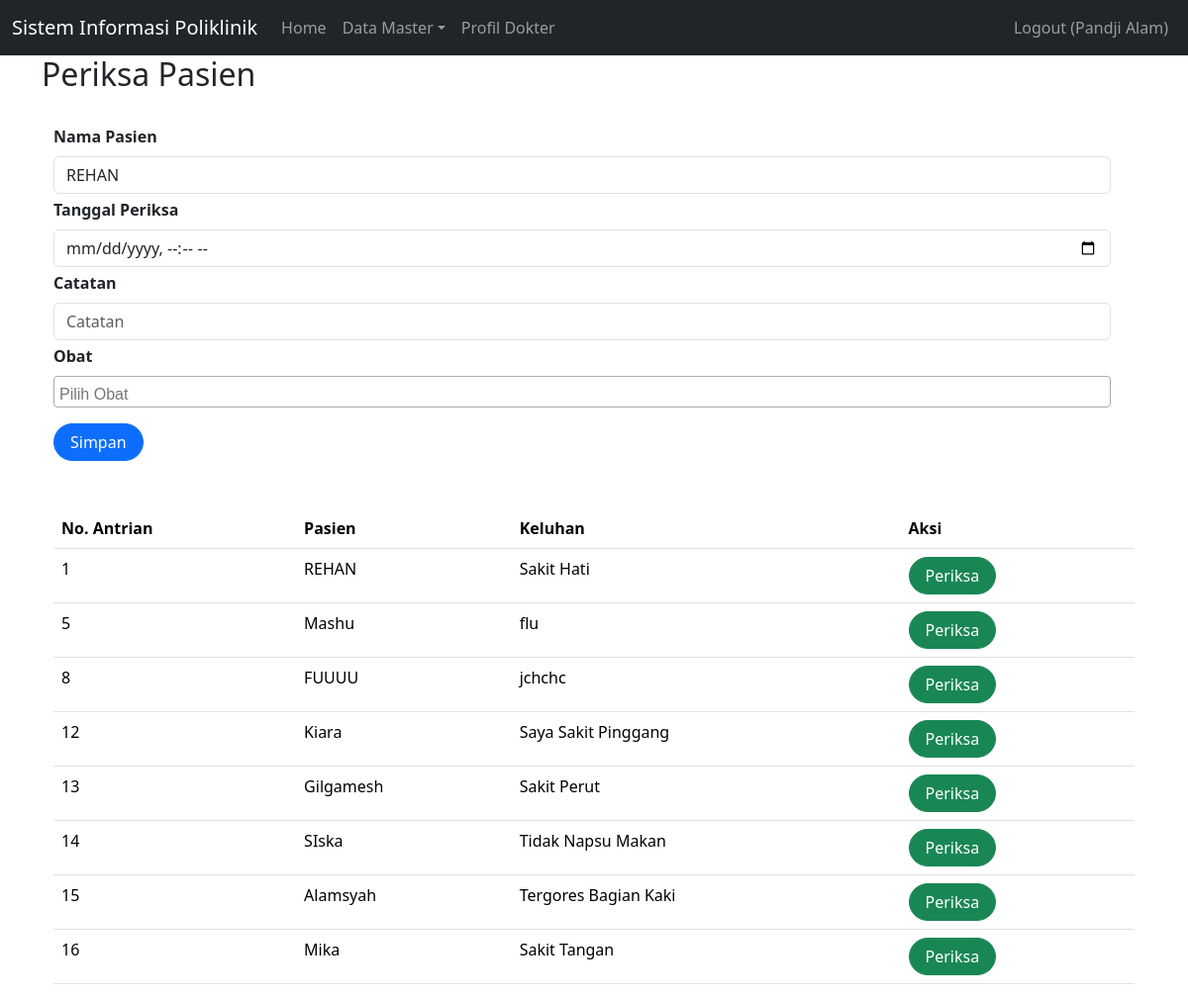
Screenshot of /index.php?page=periksa&id=1&dpid=1 (signed in) with the database file from the repository.
### tables this page shows
CREATE TABLE `pasien` (
  `id` int(11) NOT NULL,
  `nama` varchar(255) NOT NULL,
  `alamat` varchar(255) NOT NULL,
  `no_ktp` varchar(255) NOT NULL,
  `no_hp` varchar(50) NOT NULL,
  `no_rm` varchar(25) NOT NULL
);

CREATE TABLE `daftar_poli` (
  `id` int(11) NOT NULL,
  `id_pasien` int(11) NOT NULL,
  `id_jadwal` int(11) NOT NULL,
  `keluhan` text NOT NULL,
  `no_antrian` int(11) NOT NULL
);

### periksa.php (the view, shortened to what this page needs)
<h2>Periksa Pasien</h2>
<br>
<div class="container">
    <?php
    if (isset($_GET["id"])) {
    ?>
        <form class="form row" method="POST" action="" name="myForm" onsubmit="return(validate());">
            <?php
            $nama_pasien = '';
            if (isset($_GET['id'])) {
                $ambil = mysqli_query(
                    $mysqli,
                    "SELECT ps.* FROM pasien AS ps WHERE ps.id = '" . $_GET['id'] . "'"
                );
                while ($row = mysqli_fetch_array($ambil)) {
                    $nama_pasien = $row['nama'];
                }
            ?>
            <?php
            }
            ?>
            <div class="row">
                <label for="inputNama" class="form-label fw-bold">
                    Nama Pasien
                </label>
                <div>
                    <input type="text" readonly class="form-control" name="nama_pasien" id="inputNama" placeholder="Nama Pasien" value="<?php echo $nama_pasien ?>">
                </div>
            </div>
            <div class="row mt-1">
                <label for="inputJadwal" class="form-label fw-bold">
                    Tanggal Periksa
                </label>
                <div>
                    <input type="datetime-local" class="form-control" name="tgl_periksa" id="inputJadwal" required placeholder="Tanggal Periksa">
                </div>
            </div>
            <div class="row mt-1">
                <label for="inputCatatan" class="form-label fw-bold">
                    Catatan
                </label>
                <div>
                    <input type="text" class="form-control" name="catatan" id="inputCatatan" required placeholder="Catatan">
                </div>
            </div>
            <div class="row mt-1">
                <label for="id_obat" class="form-label fw-bold">
                    Obat
                </label>
                <div>
                </div>
            </div>
            <div class="row mt-3">
                <div class=col>
                    <button type="submit" id="submit" class="btn btn-primary rounded-pill px-3 mt-auto" name="simpan">Simpan</button>
                </div>
            </div>
        </form>
    <?php
    }
    ?>
    <br>
    <br>
    <table class="table table-hover">
        <thead>
            <tr>
                <th scope="col">No. Antrian</th>
                <th scope="col">Pasien</th>
                <th scope="col">Keluhan</th>
                <th scope="col">Aksi</th>
            </tr>
        </thead>
        <tbody>
            <?php
            $result = mysqli_query($mysqli, "SELECT ps.id, ps.nama AS nama_pasien, dp.id AS dpid, dp.keluhan, dp.no_antrian
                                                FROM daftar_poli AS dp
                                                    JOIN pasien AS ps ON ps.id = dp.id_pasien
                                                    JOIN jadwal_periksa AS jp ON dp.id_jadwal = dp.id_jadwal
                                                    JOIN dokter AS dok ON jp.id_dokter = dok.id
                                                WHERE  dp.id_jadwal = jp.id AND jp.id_dokter = '" . $_SESSION['id_dokter'] . "'
                                                    ");
            while ($data = mysqli_fetch_array($result)) {
            ?>
                <tr>
                    <td><?php echo $data['no_antrian'] ?></td>
                    <td><?php echo $data['nama_pasien'] ?></td>
                    <td><?php echo $data['keluhan'] ?></td>
                    <td>
                        <a class="btn btn-success rounded-pill px-3" href="index.php?page=periksa&id=<?php echo $data['id'] ?>&dpid=<?php echo $data['dpid'] ?>">Periksa</a>
                    </td>
                </tr>
            <?php
            }
            ?>
        </tbody>
    </table>

### rows the page displays
pasien: nama_pasien "REHAN"
daftar_poli: no_antrian "1", id_pasien.nama "REHAN", keluhan "Sakit Hati"
daftar_poli: no_antrian "5", id_pasien.nama "Mashu", keluhan "flu"
daftar_poli: no_antrian "8", id_pasien.nama "FUUUU", keluhan "jchchc"
daftar_poli: no_antrian "12", id_pasien.nama "Kiara", keluhan "Saya Sakit Pinggang"
daftar_poli: no_antrian "13", id_pasien.nama "Gilgamesh", keluhan "Sakit Perut"
daftar_poli: no_antrian "14", id_pasien.nama "SIska", keluhan "Tidak Napsu Makan"
daftar_poli: no_antrian "15", id_pasien.nama "Alamsyah", keluhan "Tergores Bagian Kaki"
daftar_poli: no_antrian "16", id_pasien.nama "Mika", keluhan "Sakit Tangan"

### other values shown
$_SESSION['name'] "Pandji Alam"
